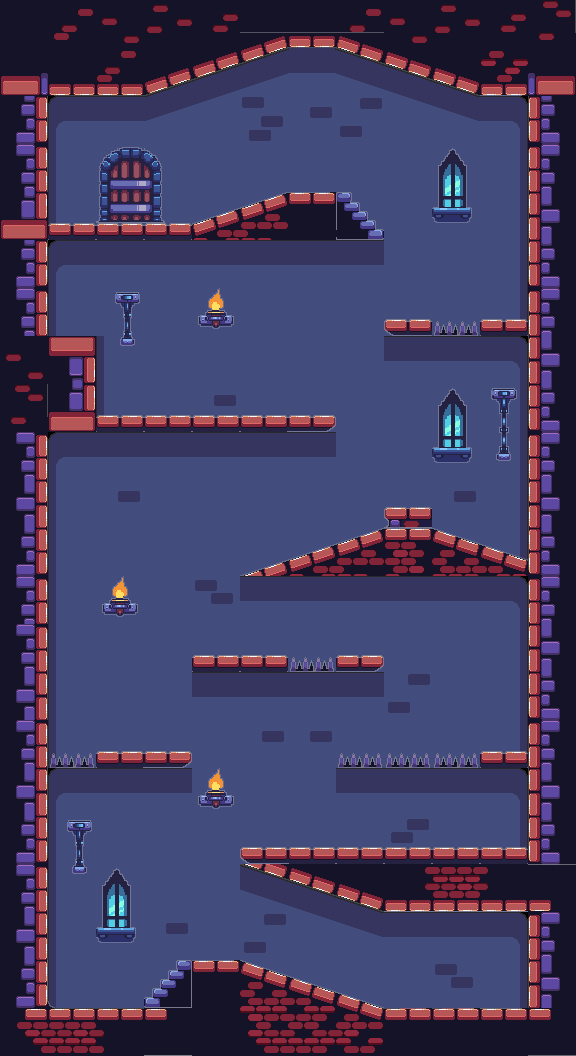

The image is a tile-based game level rendered from a .tmx file. Its description and complete source (layers, tilesets, objects, tile grids) follow:
An orthogonal 12x22 tile map with 48x48 px tiles, 3 tile layers (Background 1, Background 2, Background 3) and 30 objects.

<map version="1.5" tiledversion="1.7.2" orientation="orthogonal" renderorder="right-down" width="12" height="22" tilewidth="48" tileheight="48" infinite="0" nextlayerid="10" nextobjectid="59">
 <tileset firstgid="1" source="map_2.tsx" />
 <layer id="1" name="Background 1" width="12" height="22">
  <data encoding="csv">
1,2,3,4,5,1,1,2,3,4,5,6,
19,20,22,203,204,205,206,207,208,209,238,67,
73,218,219,221,222,223,224,225,226,227,228,85,
37,236,238,238,238,238,238,238,238,238,246,49,
87,236,238,238,238,238,238,238,238,238,246,67,
73,218,219,219,219,219,219,219,238,238,246,85,
37,236,238,238,238,238,238,238,238,238,246,49,
3,69,236,238,238,238,238,238,219,219,228,67,
6,87,236,238,224,238,238,238,238,238,246,85,
37,218,219,219,219,219,219,238,238,238,246,49,
55,236,224,238,238,238,238,238,238,224,246,67,
73,236,238,238,238,238,238,238,238,238,246,85,
37,236,238,238,239,219,219,219,219,219,228,49,
37,236,238,238,238,238,238,238,238,238,246,67,
55,236,238,238,219,219,219,219,225,238,246,85,
37,236,238,238,238,224,224,238,238,238,246,49,
55,218,219,219,238,238,238,219,219,219,228,67,
73,236,238,238,238,238,238,238,245,238,246,85,
37,236,238,238,238,207,208,209,238,239,238,49,
55,236,238,224,238,225,226,227,219,219,228,49,
73,236,238,238,238,238,238,238,238,239,246,67,
91,92,93,111,112,102,98,99,100,101,102,103
</data>
 </layer>
 <layer id="2" name="Background 2" width="12" height="22">
  <data encoding="csv">
0,0,0,0,0,7,8,9,0,0,0,0,
0,0,0,23,24,25,26,27,28,29,30,31,
0,0,0,0,0,0,0,0,0,0,0,0,
0,0,0,0,0,0,0,0,0,289,0,0,
0,188,188,188,78,79,102,152,0,307,0,0,
0,0,0,0,0,0,0,0,0,0,0,0,
0,0,361,238,217,0,0,0,187,157,188,0,
0,0,379,0,0,0,0,0,0,0,0,0,
0,0,188,188,188,188,189,0,0,289,362,0,
0,0,0,0,0,0,0,0,0,307,380,0,
0,0,0,0,0,0,0,0,148,0,0,0,
0,0,0,0,0,77,78,79,80,81,82,0,
0,0,217,0,0,0,0,0,0,0,0,0,
0,0,0,0,188,188,157,189,0,0,0,0,
0,0,0,0,0,0,0,0,0,0,0,0,
0,157,188,189,0,0,0,157,157,157,188,0,
0,0,0,0,217,0,0,0,0,0,0,0,
0,361,0,0,0,187,188,188,188,188,188,0,
0,379,289,0,0,27,28,29,113,114,115,1073741944,
0,0,307,0,0,0,0,0,0,0,0,0,
73,74,76,155,102,81,82,83,0,0,0,0,
0,0,0,120,1,99,100,101,102,102,102,120
</data>
 </layer>
 <layer id="3" name="Background 3" width="12" height="22">
  <data encoding="csv">
0,0,0,0,0,0,0,0,0,0,0,0,
0,0,0,0,0,0,0,0,0,0,0,0,
0,0,0,0,0,0,0,0,0,0,0,0,
0,75,290,291,0,0,0,0,0,0,0,0,
0,0,308,309,0,0,0,0,0,0,0,0,
0,0,0,0,0,0,0,0,0,0,0,0,
0,0,0,0,0,0,0,0,0,0,0,0,
0,0,0,0,0,0,0,0,0,0,0,0,
0,0,0,0,0,0,0,0,0,0,0,0,
0,0,0,0,0,0,0,0,0,0,0,0,
0,0,0,0,0,0,0,0,0,0,0,0,
0,0,0,0,0,0,0,0,0,0,0,0,
0,0,0,0,0,0,0,0,0,0,0,0,
0,0,0,0,0,0,0,0,0,0,0,0,
0,0,0,0,0,0,0,0,0,0,0,0,
0,0,0,0,0,0,0,0,0,0,0,0,
0,0,0,0,0,0,0,0,0,0,0,0,
0,0,0,0,0,0,0,0,0,0,0,0,
0,0,0,0,0,0,0,0,0,0,0,0,
0,0,0,0,0,0,0,0,0,0,0,0,
0,0,0,0,0,0,0,0,0,0,0,0,
0,0,0,0,0,0,0,0,0,0,0,0
</data>
 </layer>
 <objectgroup id="8" name="Traps">
  <object id="11" x="433" y="335">
   <polygon points="0,0 48,0 46,-16 2,-15" />
  </object>
  <object id="12" x="241" y="671">
   <polygon points="48,1.33333 95,0 93,-15 48,-15" />
  </object>
  <object id="13" x="51" y="765">
   <polygon points="0,1.75 44,2.25 43,-12.5 1.5,-12.75" />
  </object>
  <object id="14" x="340" y="767">
   <polygon points="0,0 138,1 137,-16 1,-13" />
  </object>
 </objectgroup>
 <objectgroup id="9" name="Walls">
  <object id="15" x="48" y="1007">
   <polygon points="0,0 95,0 95,-9 104,-10 105,-18 110,-19 112,-27 120,-29 121,-39 131,-39 127,-47 192.5,-47.25 336,1.75 480,1 239,40" />
  </object>
  <object id="16" x="47" y="1008">
   <polygon points="0,0 2,-575 -36,-283" />
  </object>
  <object id="17" x="529" y="912">
   <polygon points="0,0 -1,95 29,51" />
  </object>
  <object id="20" x="530" y="96">
   <polygon points="0,0 -3,749 39,334" />
  </object>
  <object id="26" x="48" y="95.5">
   <polygon points="0,0 0,239.5 -30.5,107.5" />
  </object>
  <object id="27" x="97" y="432">
   <polygon points="0,0 239,0.5 238.5,-16.5 -1,-15.5" />
  </object>
  <object id="28" x="49.5" y="241">
   <polygon points="0,0 333,-1 333.5,-11 326.5,-11 325,-21 318,-20 317,-30 310.5,-29.5 310.5,-39 302.5,-38.5 302,-49.5 239,-48.5 142.5,-17 -1,-17.5" />
  </object>
  <object id="29" x="384.5" y="335">
   <polygon points="0,0 46.5,-0.5 46.5,-16.5 0,-16" />
  </object>
  <object id="30" x="481.5" y="320">
   <polygon points="0,0 45,-1 45,15 -0.5,16" />
  </object>
  <object id="31" x="48.5" y="95">
   <polygon points="0,0 95,1 239.5,-48" />
  </object>
  <object id="32" x="289" y="45.5">
   <polygon points="0,0 45,1 22,-12.5" />
  </object>
  <object id="33" x="336" y="47">
   <polygon points="0,0 142,49.5 193,48.5" />
  </object>
  <object id="34" x="240" y="864.667">
   <polygon points="0,0 143.333,47.3333 286.667,47.3333 286.667,46.6667" />
  </object>
  <object id="39" x="96" y="751.333">
   <polygon points="0,0 94,-0.666667 94,16.6667 0,16.6667" />
  </object>
  <object id="41" x="48.6667" y="336.667">
   <polygon points="0,0 46.6667,-1.33333 20,12.6667" />
  </object>
  <object id="42" x="48.6667" y="432">
   <polygon points="0,0 46,-0.666667 24.6667,-18.6667" />
  </object>
  <object id="43" x="96" y="338">
   <polygon points="0,0 0,93.3333 -16.6667,48.6667" />
  </object>
  <object id="44" x="238" y="847.333">
   <polygon points="0,0 289.333,0.666667 275.333,16 4,14.6667" />
  </object>
  <object id="45" x="192.667" y="654">
   <polygon points="0,0 95.3333,0 94,18 1.33333,18.6667" />
  </object>
  <object id="49" x="479.667" y="751.667">
   <polygon points="0,0 46.6667,-1 46.3333,15.6667 1,16.3333" />
  </object>
  <object id="52" x="336" y="654.333">
   <polygon points="0,0 47.6667,0 48,15.6667 0.333333,17.3333" />
  </object>
  <object id="55" x="240" y="577">
   <polygon points="0,0 143.667,-48.6667 97.3333,-19.3333" />
  </object>
  <object id="56" x="384" y="527">
   <polygon points="0,0 0,-19.6667 47.3333,-20.3333 47.6667,-0.666667" />
  </object>
  <object id="57" x="432" y="527.667">
   <polygon points="0,0 90.6667,31.6667 91.6667,48.3333" />
  </object>
  <object id="58" x="240.667" y="577.667">
   <polygon points="0,0 282.333,-2.33333 166.333,-16" />
  </object>
 </objectgroup>
 <objectgroup id="4" name="Door">
  <object id="3" x="96.9091" y="222.909">
   <polygon points="0,0 68.1818,0.181818 64.1818,-4 64,-57.2727 62,-62.3636 56.1818,-68.3636 52.3636,-70 48,-73.2727 43.0909,-73.6364 36.5455,-75.8182 25.0909,-75.2727 21.2727,-73.6364 13.6364,-70.7273 8.36364,-65.0909 4.54545,-60.7273 2.18182,-53.4545 2.18182,-4.90909" />
  </object>
 </objectgroup>
</map>
